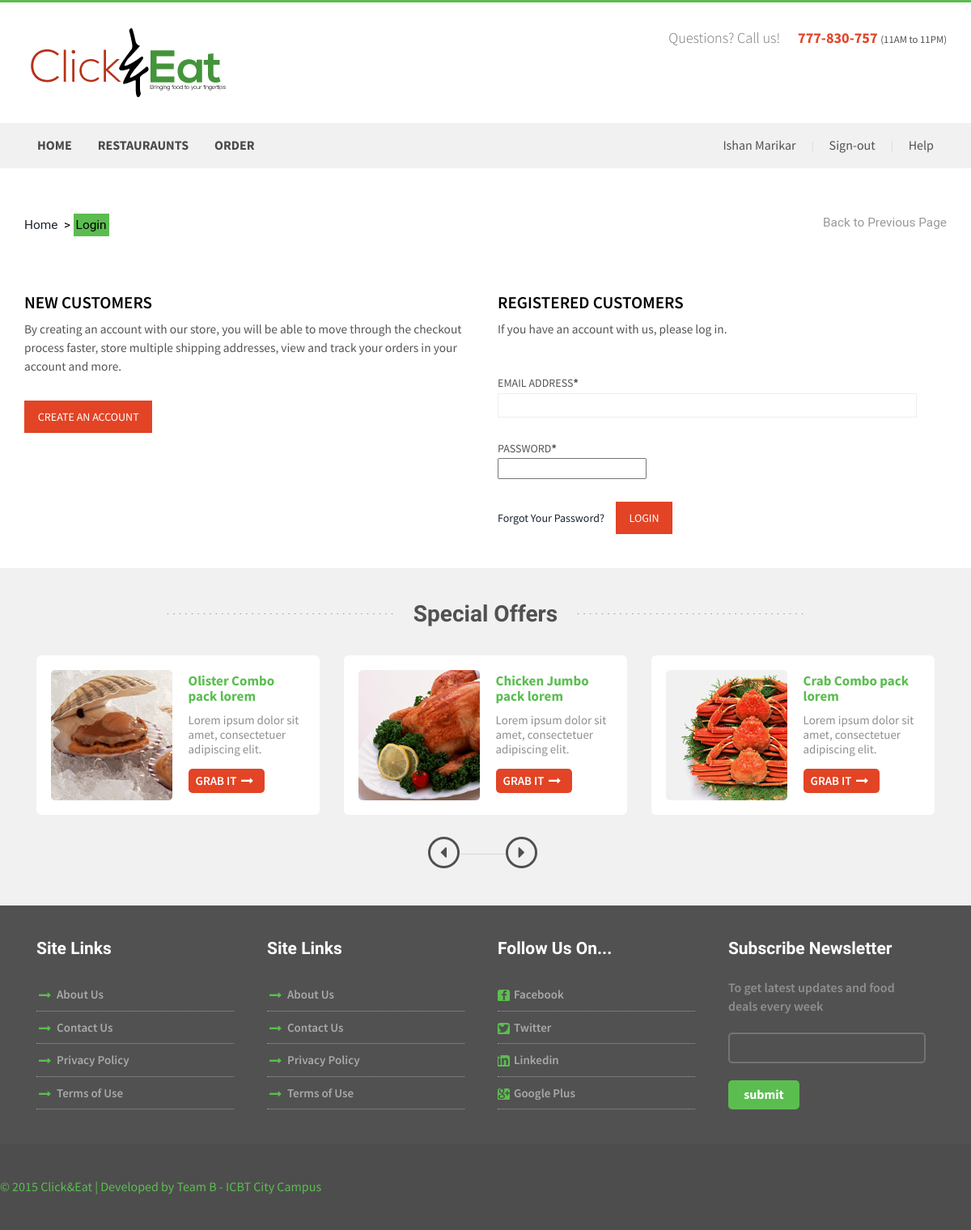
/login.php (signed in), run on the app's committed database.
### tables this page shows
CREATE TABLE IF NOT EXISTS `pages` (
  `pageID` int(11) NOT NULL AUTO_INCREMENT,
  `pageTitle` text NOT NULL,
  `pageLocation` text NOT NULL,
  PRIMARY KEY (`pageID`)
);

### includes/database.class.php (called while the page is built, shortened)
<?php
class Database
{
	private function createConnection()
	{
		try {
			$dsn = "mysql:host=".HOST.";dbname=".DATABASE;
			$database  = new \PDO($dsn, USERNAME, PASSWORD);
			$database->setAttribute(\PDO::ATTR_ERRMODE, \PDO::ERRMODE_EXCEPTION);
			return $database;
		} catch (\PDOException $ex) {
			$GLOBALS['error'] = $ex->getMessage();
			return null;
		}
	}
	public function query( $query, $queryParameters )
	{
		try {
			$connection = $this->createConnection();
			if (empty($queryParameters)) {
				$preparedStatement = $connection->query($query);
			} else {
				$preparedStatement = $connection->prepare($query);
			}
			$result = $preparedStatement->fetchAll();
			return $result;
		} catch (\PDOException $ex) {
			$GLOBALS['error'] = $ex->getMessage();
			throw $ex;
		}
	}
}

### includes/webpage.class.php (the view, shortened to what this page needs)
<?php
require_once("database.class.php");
class WebPage extends Database
{
	var $siteName;
	var $copyrightYear;
	var $developedBy;
	var $title;
	public function __construct( $title )
	{
		$this->copyrightYear = date("Y");
		$this->developedBy = "Team B - ICBT City Campus";
		$this->siteName = "Click&Eat";
		$this->title = $title;
	}
	public function addHeader()
	{
		$content = "<!DOCTYPE html> ";
		$content .= "<html> ";
		$content .= "<head> ";
		$content .= "<title>{$this->title} | {$this->siteName}</title> ";
		$content .= "<link href='/css/bootstrap.css' rel='stylesheet' type='text/css' /> ";
		$content .= " ";
		$content .= "<script src='/js/jquery.min.js'></script> ";
		$content .= " ";
		$content .= "<link href='/css/style.css' rel='stylesheet' type='text/css' media='all' /> ";
		$content .= " ";
		$content .= "<meta name='viewport' content='width=device-width, initial-scale=1'> ";
		$content .= "<script type='application/x-javascript'> addEventListener('load', function() { setTimeout(hideURLbar, 0); }, false); function hideURLbar(){ window.scrollTo(0,1); }</script> ";
		$content .= " ";
		$content .= "<link href='http://fonts.googleapis.com/css?family=Source+Sans+Pro:200,300,400,600,700,900,200italic,300italic,400italic,600italic,700italic,900italic' rel='stylesheet' type='text/css'> ";
		$content .= "<link href='http://fonts.googleapis.com/css?family=Lobster+Two:400,400italic,700,700italic' rel='stylesheet' type='text/css'> ";
		$content .= " ";
		$content .= "<script src='/js/wow.min.js'></script> ";
		$content .= "<link href='/css/animate.css' rel='stylesheet' type='text/css' /> ";
		$content .= "<script> ";
		$content .= "new WOW().init(); ";
		$content .= "</script> ";
		$content .= "<script type='text/javascript' src='/js/move-top.js'></script> ";
		$content .= "<script type='text/javascript' src='/js/easing.js'></script> ";
		$content .= "<script type='text/javascript'> ";
		$content .= "jQuery(document).ready(function($) { ";
		$content .= "$('.scroll').click(function(event){		 ";
		$content .= "event.preventDefault(); ";
		$content .= "$('html,body').animate({scrollTop:$(this.hash).offset().top},1200); ";
		$content .= "}); ";
		$content .= "}); ";
		$content .= "</script> ";
		$content .= "</head> ";
		$content .= "<body> ";
		$content .= " ";
		$content .= "<div class='header'> ";
		$content .= "<div class='container'> ";
		$content .= "<div class='top-header'> ";
		$content .= "<div class='logo'> ";
		$content .= "<a href='./index.php'><img src='/images/logo.png' class='img-responsive' alt='' /></a> ";
		$content .= "</div> ";
		$content .= "<div class='queries'> ";
		$content .= "<p>Questions? Call us!<span>777-830-757 </span><label>(11AM to 11PM)</label></p> ";
		$content .= "</div> ";
		$content .= "<div class='clearfix'></div> ";
		$content .= "</div> ";
		$content .= "</div> ";
		$content .= "<div class='menu-bar'> ";
		$content .= "<div class='container'> ";
		$content .= "<div class='top-menu'> ";
		$content .= "<ul> ";
		$content .=  $this->addNavigationBar();
		$content .= "</ul> ";
		$content .= "</div> ";
		$content .= "<div class='login-section'> ";
		$content .= "<ul> ";
		if(isset($_SESSION['isLogged']) and $_SESSION['isLogged'] == true) {
			$content .= "<li><a href='#'>{$_SESSION['fullName']}</a>  </li> | ";
			$content .= "<li><a href='./includes/functions.php?action=logout'>Sign-out</a> </li> | ";
		}
		else {
			$content .= "<li><a href='#sign-in' data-toggle='modal' data-target='#signinModal'>Login</a>  </li> | ";
			$content .= "<li><a href='./register'>Register</a> </li> | ";
		}
		$content .= "<li><a href='#'>Help</a></li> ";
		$content .= "<div class='clearfix'></div> ";
		$content .= "</ul> ";
		$content .= "</div> ";
		$content .= "<div class='clearfix'></div> ";
		$content .= "</div> ";
		$content .= "</div> ";
		$content .= "</div> ";
		return $content;
	}
	private function addNavigationBar()
	{
		$sql = "SELECT * from pages";
		$queryParameters = "";
		$result = $this->query($sql, $queryParameters);
		$content = "";
		foreach ($result as $pages) {
			if ($this->title == $pages['pageTitle']) {
				$content .= "<li class='active'><a href='./{$pages['pageLocation']}'>{$pages['pageTitle']}</a></li>";
			} else {
				$content .= "<li><a href='./{$pages['pageLocation']}'>{$pages['pageTitle']}</a></li>";
			}
		}
		$content .= "<div class='clearfix'></div>";
		return $content;
	}
	public function addFooter()
	{
		$content = "<div class='contact-section' id='contact'>";
		$content .= "<div class='container'>";
		$content .= "<div class='contact-section-grids'>";
		$content .= "<div class='col-md-3 contact-section-grid wow fadeInLeft' data-wow-delay='0.4s'>";
		$content .= "<h4>Site Links</h4>";
		$content .= "<ul>";
		$content .= "<li><i class='point'></i></li>";
		$content .= "<li class='data'><a href='#'>About Us</a></li>";
		$content .= "</ul>";
		$content .= "<ul>";
		$content .= "<li><i class='point'></i></li>";
		$content .= "<li class='data'><a href='#'>Contact Us</a></li>";
		$content .= "</ul>";
		$content .= "<ul>";
		$content .= "<li><i class='point'></i></li>";
		$content .= "<li class='data'><a href='#'>Privacy Policy</a></li>";
		$content .= "</ul>";
		$content .= "<ul>";
		$content .= "<li><i class='point'></i></li>";
		$content .= "<li class='data'><a href='#'>Terms of Use</a></li>";
		$content .= "</ul>";
		$content .= "</div>";
		$content .= "<div class='col-md-3 contact-section-grid wow fadeInLeft' data-wow-delay='0.4s'>";
		$content .= "<h4>Site Links</h4>";
		$content .= "<ul>";
		$content .= "<li><i class='point'></i></li>";
		$content .= "<li class='data'><a href='#'>About Us</a></li>";
		$content .= "</ul>";
		$content .= "<ul>";
		$content .= "<li><i class='point'></i></li>";
		$content .= "<li class='data'><a href='#'>Contact Us</a></li>";
		$content .= "</ul>";
		$content .= "<ul>";
		$content .= "<li><i class='point'></i></li>";
		$content .= "<li class='data'><a href='#'>Privacy Policy</a></li>";
		$content .= "</ul>";
		$content .= "<ul>";
		$content .= "<li><i class='point'></i></li>";
		$content .= "<li class='data'><a href='#'>Terms of Use</a></li>";
		$content .= "</ul>";
		$content .= "</div>";
		$content .= "<div class='col-md-3 contact-section-grid wow fadeInRight' data-wow-delay='0.4s'>";
		$content .= "<h4>Follow Us On...</h4>";
		$content .= "<ul>";
		$content .= "<li><i class='fb'></i></li>";
		$content .= "<li class='data'> <a href='#'>  Facebook</a></li>";
		$content .= "</ul>";
		$content .= "<ul>";
		$content .= "<li><i class='tw'></i></li>";
		$content .= "<li class='data'> <a href='#'>Twitter</a></li>";
		$content .= "</ul>";
		$content .= "<ul>";
		$content .= "<li><i class='in'></i></li>";
		$content .= "<li class='data'><a href='#'> Linkedin</a></li>";
		$content .= "</ul>";
		$content .= "<ul>";
		$content .= "<li><i class='gp'></i></li>";
		$content .= "<li class='data'><a href='#'>Google Plus</a></li>";
		$content .= "</ul>";
		$content .= "</div>";
		$content .= "<div class='col-md-3 contact-section-grid nth-grid wow fadeInRight' data-wow-delay='0.4s'>";
		$content .= "<h4>Subscribe Newsletter</h4>";
		$content .= "<p>To get latest updates and food deals every week</p>";
		$content .= "<input type='text' class='text' value='' onfocus='this.value = '';' onblur='if (this.value == '') {this.value = '';}'>";
		$content .= "<input type='submit' value='submit'>";
		$content .= "</div>";
		$content .= "<div class='clearfix'></div>";
		$content .= "</div>";
		$content .= "</div>";
		$content .= "</div>";
		$content .= "";
		$content .= "";
		$content .= "<div class='footer'>";
		$content .= "<div class='container'>";
		$content .= "</div>";
		$content .= "<p class='wow fadeInLeft' data-wow-delay='0.4s'>&copy; {$this->copyrightYear} {$this->siteName} | Developed by {$this->developedBy} </p>";
		$content .= "</div>";
		$content .= "";
		$content .= "<script type='text/javascript'>";
		$content .= "$(document).ready(function() {";
		$content .= "/*";
		$content .= "var defaults = {";
		$content .= "containerID: 'toTop', // fading element id";
		$content .= "containerHoverID: 'toTopHover', // fading element hover id";
		$content .= "scrollSpeed: 1200,";
		$content .= "easingType: 'linear'";
		$content .= "};";
		$content .= "*/";
		$content .= "$().UItoTop({ easingType: 'easeOutQuart' });";
		$content .= "});";
		$content .= "</script>";
		$content .= "<a href='#' id='toTop' style='display: block;'> <span id='toTopHover' style='opacity: 1;'> </span></a>";
		$content .= "<div class='modal fade' id='signinModal' tabindex='-1' role='dialog' aria-labelledby='basicModal' aria-hidden='true'> ";
		$content .= "    <div class='modal-dialog'>";
		$content .= "      <div class='modal-content'>";
		$content .= "        <div class='modal-header'>";
		$content .= "          <button type='button' class='close' data-dismiss='modal' aria-hidden='true'>&times;</button>";
		$content .= "          <h2 class='modal-title' id='myModalLabel'>Sign in</h2>";
		$content .= "        </div>";
		$content .= "          <form class='form-horizontal' id='register-form' name='login' action='./includes/functions.php' onsubmit='return validateLoginForm();'>";
		$content .= "            <div class='modal-body'>";
		$content .= "            <fieldset>";
		$content .= "              ";
		$content .= "              <div class='form-group'>";
		$content .= "                <label class='col-md-4 control-label' for='email'>Email:</label>";
		$content .= "                <div class='col-md-5'>";
		$content .= "                <input id='email' name='email' type='text' placeholder='username' class='form-control input-md' required=''>";
		$content .= "                </div>";
		$content .= "              </div>";
		$content .= "              ";
		$content .= "              <div class='form-group'>";
		$content .= "                <label class='col-md-4 control-label' for='password'>Password:</label>";
		$content .= "                <div class='col-md-5'>";
		$content .= "                <input id='password' name='password' type='password' placeholder='password' class='form-control input-md' required=''>";
		$content .= "                </div>";
		$content .= "              </div>";
		$content .= "                <input type='hidden' name='action' value='signin'>";
		$content .= "            </fieldset>";
		$content .= "        </div>";
		$content .= "        <div class='modal-footer'>";
		$content .= "          <button class='btn btn-danger' data-dismiss='modal' aria-hidden='true'>Cancel</button>";
		$content .= "            <input type='submit' class='btn btn-success' id='signin-button' value='Sign In'>";
		$content .= "        </div>";
		$content .= "          </form>";
		$content .= "<script src='./js/bootstrap.min.js'></script>";
		$content .= "</body>";
		$content .= "</html>";
		return $content;
	}
}

### css/style.css (style rules this page uses)
body { padding:0; margin:0; font-family: 'Source Sans Pro', sans-serif; }
body a { transition:0.5s all; -webkit-transition:0.5s all; -moz-transition:0.5s all; -o-transition:0.5s all; -ms-transition:0.5s all; }
input[type="button"],input[type="submit"] { transition:0.5s all; -webkit-transition:0.5s all; -moz-transition:0.5s all; -o-transition:0.5s all; -ms-transition:0.5s all; }
h1,h2,h3,h4,h5,h6 { margin:0; }
p { margin:0; }
ul { margin:0; padding:0; }
label { margin:0; }
.header { border-top: 3px solid #5BBD50; }
.top-header { padding:2em 0; }
.logo { float:left; }
.queries { float:right; }
.queries p { color:#727272; font-size:1.3em; font-weight:300; margin-top: 3px; }
.queries p span { color:#E24425; margin-left:1.2em; font-weight:700; font-size:1em; }
.queries p label { font-size:0.7em; color:#515151; font-weight:500; }
.top-menu { float:left; color:#D9D9D9; }
.login-section { float:right; color:#D9D9D9; }
.top-menu ul li { display:inline-block; margin: 0 16px; }
.top-menu ul li a { text-decoration:none; margin:0.5em 0; display:block; color: #494949; font-size:16px; font-weight:700; text-transform:uppercase; }
.login-section ul li { display:inline-block; margin: 0 16px; }
.login-section ul li a { margin:0.5em 0; display:block; color: #515151; font-size:16px; font-weight:500; }
.menu-bar { background:#F1F1F1; padding:0.6em 0; }
.nth-grid { margin-right:0; }
.contact-section { padding:3em 0; background:#515151; }
.contact-section-grid h4 { color:#FFFFFF; font-size:1.5em; font-weight:700; font-family: 'Lobster Two', cursive; margin-bottom:1.2em; }
.contact-section-grid ul li { display:inline-block; }
.contact-section-grid ul { border-bottom:1px dotted #9D9D9D; }
.contact-section-grid ul li i.point { width:20px; height:15px; background: url("../images/img-sprite.png") no-repeat -260px -46px; display: inline-block; vertical-align: middle; margin-right:5px; }
.contact-section-grid ul li i.fb { width:15px; height:15px; background: url("../images/img-sprite.png") no-repeat -280px -46px; display: inline-block; vertical-align: middle; margin-right:5px; border-radius: 3px; }
.contact-section-grid ul li i.tw { width:15px; height:15px; background: url("../images/img-sprite.png") no-repeat -295px -46px; display: inline-block; vertical-align: middle; margin-right:5px; border-radius: 3px; }
.contact-section-grid ul li i.in { width:15px; height:15px; background: url("../images/img-sprite.png") no-repeat -310px -46px; display: inline-block; vertical-align: middle; margin-right:5px; border-radius: 3px; }
.contact-section-grid ul li i.gp { width:15px; height:15px; background: url("../images/img-sprite.png") no-repeat -325px -46px; display: inline-block; vertical-align: middle; margin-right:5px; border-radius: 3px; }
.contact-section-grid ul li.data { color:#A9A9A9; font-weight:600; font-size:15px; margin:0.6em 0; }
.contact-section-grid ul li a { color:#A9A9A9; }
.contact-section-grid { width: 24%; margin-right: 1%; }
.contact-section-grid p { color:#8F8F8F; font-weight:600; font-size:16px; }
.contact-section-grid input.text { border: 2px solid #737373; outline: none; border-radius: 5px; background:#515151; padding:0.5em; width:100%; margin:1.5em 0; color:#fff; }
.contact-section-grid input[type="submit"] { outline: none; border:none; background:#5BBD50; color:#fff; font-size:16px; font-weight:700; padding:0.4em 1.2em; border-radius:5px; }
.footer { padding:3em 0; background:#4D4D4D; }
.footer p { color:#5BBD50; font-size:16px; font-weight:500; }

### data on the page
pages: pageTitle "HOME"
pages: pageTitle "RESTAURAUNTS"
pages: pageTitle "ORDER"

### other printed values
$_SESSION['fullName'] "Ishan Marikar"
$this->copyrightYear "2015"
$this->siteName "Click&Eat"
$this->developedBy "Team B - ICBT City Campus"
